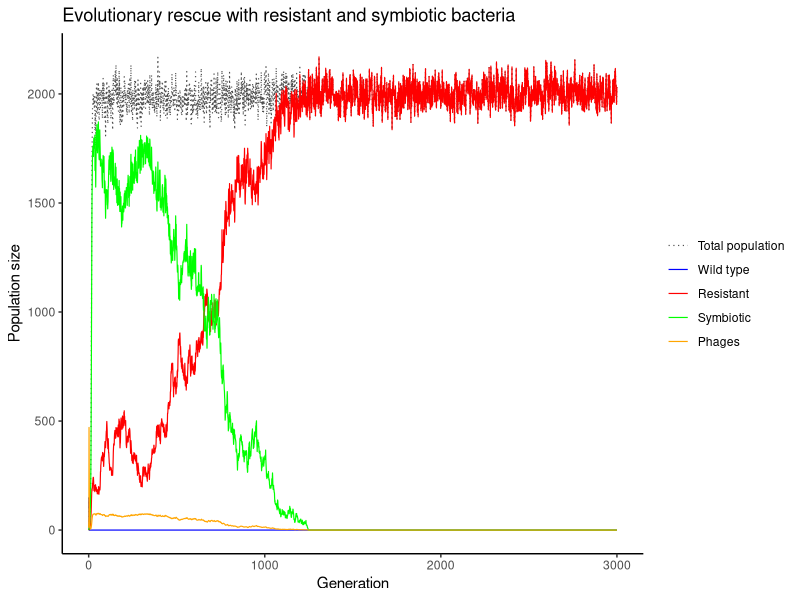

Generate this figure with R: (Note: this script raises an error after producing the figure.)
## ---- chunk 1
simulate_one_gen <- function(N_wt, N_r, N_s, N_p, infection_prob, induction_prob, symbiosis_prob, mut_rate, cost_r, growth_rate, K, P_decline, P_prod) {
   
  N_tot <- N_wt + N_r + N_s
  
  # intrinsic growth without losses
  r0 <- growth_rate - 1
  
  # growth rate of each type minus its specific loss 
  rho_wt <- r0 - infection_prob * N_p # includes phage population effect
  rho_r <- r0 - cost_r
  rho_s <- r0 - induction_prob
  
  # logistic growth: crowding reduces all types by the same amount --> note that deleterious effect is less strong on wt at lower density --> could exist longer at lower K
  mean_wt <- N_wt * max(0, 1 + rho_wt - r0 * N_tot / K)
  mean_r <- N_r * max(0, 1 + rho_r - r0 * N_tot / K)
  mean_s <- N_s * max(0, 1 + rho_s - r0 * N_tot / K)
  
  # Claude input: offspring (Poisson)
  offsp_wt <- rpois(1, mean_wt)
  offsp_r  <- rpois(1, mean_r)
  offsp_s  <- rpois(1, mean_s)
  
  # wt bacteria (offspring) either get infected (& die) or do symbiosis or stay 
  prob_r = mut_rate
  prob_s = min(symbiosis_prob * N_p, 1 - prob_r) # includes phage population effect
  prob_wt <- max(0,1 - prob_r - prob_s)
  
  outcome <- rmultinom(1,offsp_wt,c(prob_r, prob_s, prob_wt))
  
  n_resistant <- outcome[1]
  n_symbiotic <- outcome[2]
  n_wt <- outcome[3]
  
  # Claude input: new population sizes of wild type, resistant and symbiotes
  N_wt_new <- n_wt
  N_r_new  <- offsp_r + n_resistant
  N_s_new  <- offsp_s + n_symbiotic
  
  # phage population growth
  infections = min(N_wt, infection_prob * N_p * N_wt)
  inductions = induction_prob * N_s
  P_new = N_p * (1 + P_decline) + P_prod * (infections + inductions)

  return(c(N_wt_new, N_r_new, N_s_new, P_new))
}


# Test the function
N_wt <- 1000
N_r <- 0
N_s <- 0
N_p <- 5
infection_prob <- 0.0005
induction_prob <- 0.001
symbiosis_prob <-0
cost_r <- 0.1
growth_rate <- 1.5
mut_rate <- 0.1
K <- 2000
P_decline <- -0.5
P_prod <- 1



print(simulate_one_gen(N_wt, N_r, N_s, N_p, infection_prob, induction_prob, symbiosis_prob, mut_rate, cost_r, growth_rate, K, P_decline, P_prod))
## ---- chunk 2
simulate_pop <- function(N_init_wt, N_init_r, N_init_s, N_init_p, infection_prob, induction_prob, symbiosis_prob, mut_rate, cost_r, growth_rate, t_max, K, P_decline, P_prod) {
 
  
  # Create the vector in which to save the results
  pop_vector <- c(N_init_wt, N_init_r, N_init_s, N_init_p)
  # initiate the variables
  pop_new <- c(N_init_wt, N_init_r, N_init_s, N_init_p) 

  # run the simulation until generation t_max
  for (i in 1:t_max) {
    # redefine the current population one generation later
    pop_new <- simulate_one_gen(pop_new[1],pop_new[2], pop_new[3], pop_new[4], infection_prob, induction_prob, symbiosis_prob, mut_rate, cost_r, growth_rate, K, P_decline, P_prod)
    # add the new population sizes to the output vector
    pop_vector <- rbind(pop_vector,pop_new)
    # condition to stop the simulation before t_max: the bacteria population goes extinct
    if (pop_new[1]+pop_new[2]+pop_new[3]==0) break
  }
  
  # define the row and column names of the output vector
  rownames(pop_vector) <- (0:t_max)[1:length(pop_vector[,1])] # note that the vector has to be cut if the simulation stopped early
  colnames(pop_vector) <- c("wt","r", "s", "p")
  # return the result
  return(pop_vector)	
}


# Test the function and plot the result
# set t_max to a value to be used througout
max_gen <- 3000

N_init_wt <- 100
N_init_r <- 0
N_init_s <- 0
N_init_p <- 10
infection_prob <- 0.02
symbiosis_prob <- 0.002 
growth_rate <- 1.5
mut_rate <- 0.003 
K <- 2000
P_decline <- -0.5
P_prod <- 3
# set parameters to vary
induction_prob = 0.007 #steps of 0.003
cost_r = 0.0000005

set.seed(54)
# create your simulation data
output <- simulate_pop(N_init_wt, N_init_r, N_init_s, N_init_p, infection_prob, induction_prob, symbiosis_prob, mut_rate, cost_r, growth_rate, max_gen, K, P_decline, P_prod)
# show the last few lines of the data table
print(tail(output))


# plot the output - note that the plot range and the x axis have to be adjusted based on the length of the table
# determine x axis range 
x_range <- 0:(length(output[,1])-1)

# plotting with ggplot
library(ggplot2)
library(tidyr)
library(dplyr)
library(tibble)

# Convert simulation output into a data frame
output_df <- as.data.frame(output) %>%
  mutate(Generation = as.numeric(rownames(output))) %>%
  mutate(Total = wt + r + s) 

# Reshape data for ggplot
plot_data <- output_df %>%
  pivot_longer(
    cols = c(Total, wt, r, s, p),
    names_to = "Population",
    values_to = "Size"
  ) %>%
  mutate(
    Population = factor(
      Population,
      levels = c("Total", "wt", "r", "s", "p"),
      labels = c(
        "Total population",
        "Wild type",
        "Resistant",
        "Symbiotic",
        "Phages"
      )
    )
  )


# Plot population trajectories
ggplot(
  plot_data,
  aes(
    x = Generation,
    y = Size,
    colour = Population,
    linetype = Population,
    alpha = Population
  )
) +
  geom_line(linewidth = 0.4) +
  scale_colour_manual(
    values = c(
      "Total population" = "black",
      "Wild type" = "blue",
      "Resistant" = "red",
      "Symbiotic" = "green",
      "Phages" = "orange"
    )
  ) +
  scale_linetype_manual(
    values = c(
      "Total population" = "dotted",
      "Wild type" = "solid",
      "Resistant" = "solid",
      "Symbiotic" = "solid",
      "Phages" = "solid"
    )
  ) +
  scale_alpha_manual(
    values = c(
      "Total population" = 0.7,
      "Wild type" = 1,
      "Resistant" = 1,
      "Symbiotic" = 1,
      "Phages" = 1
    )
  ) +
  labs(
    x = "Generation",
    y = "Population size",
    colour = NULL,
    linetype = NULL,
    alpha = NULL
  ) +
  ggtitle("Evolutionary rescue with resistant and symbiotic bacteria") +
  theme_classic() +
  theme(
    legend.position = "right",
    legend.justification = "center",
    legend.background = element_blank()
  )

## ---- chunk 3
# set some parameters to fixed values
max_gen <- 1000
N_init_wt <- 100
N_init_r <- 0
N_init_s <- 0
N_init_p <- 10
infection_prob <- 0.02
symbiosis_prob <- 0.004 
growth_rate <- 1.5
mut_rate <- 0.003 
K <- 1000
P_decline <- -0.5
P_prod <- 3

# determine how often to run the simulation for each set of parameters
no_replicates <- 100

# set parameters to vary
induction_prob = c(0.004, 0.007, 0.01) #steps of 0.003
cost_r = c(0.000005, 0.00001, 0.000015) #steps of 0.000005

# initialize data table - where to collect the results
data_table <- c()
# run the simulation across all chosen parameters
# loop over decay rates
for(ival in induction_prob){
  # loop over selection coefficients
  for(cval in cost_r){
    # different way of running many simulations: make replicates using "repeat" function with a counter i
    # reset counter
    i<-1
    repeat {
      # increase counter by one
      i<-i+1
      # run the simulation once
      one_run <- simulate_pop(N_init_wt, N_init_r, N_init_s, N_init_p, infection_prob, induction_prob, symbiosis_prob, mut_rate, cost_r, growth_rate, max_gen, K, P_decline, P_prod)
      # determine total population sizes
      #  total_size <- one_run[,1]+one_run[,2]+one_run[,3]
      
      
      
      # determine minimum population size
      min_size <- min(total_size)
      # determine (first) generation at which this population size occurred
      min_gen <- as.numeric(which(total_size==min_size)[1])
      # enter the data into the table
      data_table <- rbind(data_table,c(rval,sval,min_gen,min_size)) # note that we add the varying parameters (decay rate and selection coefficient) to the table too
      # stop the repeated computation after no_replicates times
      if(i>no_replicates) break
    }
  }
}
# define column names of data table
colnames(data_table) <- c("r","s","min_gen","no_min")
# show the first lines of the output
print(head(data_table))
## ---- chunk 4
# set some parameters to fixed values
max_gen <- 2500
N_init_wt <- 100
N_init_r <- 0
N_init_s <- 0
N_init_p <- 10
infection_prob <- 0.02
symbiosis_prob <- 0.002 
growth_rate <- 1.5
mut_rate <- 0.003 
K <- 2000
P_decline <- -0.5
P_prod <- 3

# determine how often to run the simulation for each set of parameters
no_replicates <- 100

# set parameters to vary
induction_prob = 0.007 #steps of 0.003
cost_r = c(0.0000005, 0.000001, 0.0000015) #steps of 0.0000005 --> change this to steps of 0.000001

# initialize data table - where to collect the results
 data_table <- c()

 # set seed for reproducibility
 # set.seed(10)

# run the simulation across  chosen parameter: cost_r
  # loop over selection coefficients
  for(cval in cost_r){
    # different way of running many simulations: make replicates using "repeat" function with a counter i
    # reset counter
    i<-1
    repeat {
      # increase counter by one
      i<-i+1
      set.seed(i)
      seed = i
      # run the simulation once with changing parameter
      one_run <- simulate_pop(N_init_wt, N_init_r, N_init_s, N_init_p, infection_prob, induction_prob, symbiosis_prob, mut_rate, cval, growth_rate, max_gen, K, P_decline, P_prod)
      
      # Record population sizes at the final simulated generation
      final_sizes <- as.numeric(tail(one_run, 1))
      
      # add current result of current iteration to datatable
      data_table <- rbind(data_table,c(cval,final_sizes[1],final_sizes[2],final_sizes[3],final_sizes[4], seed )) # note that we add the varying parameters to the table too

     # note that we add the varying parameters to the table too
      # stop the repeated computation after no_replicates times
      if(i>no_replicates) break
    }
}
# define column names of data table
colnames(data_table) <- c("cost_r", "wt", "r", "s", "p", "seed")
# show the first lines of the output
print(head(data_table))


## determine outcomes
# convert to dataframe
outcomes = as.data.frame(data_table)
outcomes$outcome <- NA_character_

for (i in seq_len(nrow(outcomes))) {
  wt <- outcomes[i, "wt"]
  r  <- outcomes[i, "r"]
  s  <- outcomes[i, "s"]
  seed = outcomes [i, "seed"]

  if (wt == 0 & r == 0 & s == 0) {
    outcomes$outcome[i] <- "extinction"
  } else if (wt > 0 & r == 0 & s == 0) {
    outcomes$outcome[i] <- "wt wins"
  } else if (r > 0 & wt == 0 & s == 0) {
    outcomes$outcome[i] <- "r wins"
  } else if (s > 0 & wt == 0 & r == 0) {
    outcomes$outcome[i] <- "s wins"
  } else {
    outcomes$outcome[i] <- "coexistence"
  }
}

print(head(outcomes))


## plot outcomes

# treat cost_r as a categorical axis (only three values)
outcomes$cost_r <- factor(outcomes$cost_r)

# fix the order of the five outcomes so colours are consistent
outcomes$outcome <- factor(outcomes$outcome,
  levels = c("extinction", "wt wins", "r wins", "s wins", "coexistence"))

# barplot
ggplot(outcomes, aes(x = cost_r, fill = outcome)) +
  geom_bar(position = "fill") +
  scale_y_continuous(labels = scales::percent) +
  scale_fill_manual(values = c("extinction"  = "grey50",
                               "wt wins"     = "#E69F00",
                               "r wins"      = "#0072B2",
                               "s wins"      = "#009E73",
                               "coexistence" = "#CC79A7"),
                    drop = FALSE) +
  labs(x = "Cost of resistance (cost_r)", y = "Proportion of replicates", fill = "Outcome") +
  theme_minimal()

# # beeswarm
# install.packages("ggbeeswarm")
# library(ggplot2)
# library(ggbeeswarm)
# 
# 
# library(ggplot2)
# 
# 
# 
# pal <- c("extinction"  = "grey50",
#          "wt wins"     = "#E69F00",
#          "r wins"      = "#0072B2",
#          "s wins"      = "#009E73",
#          "coexistence" = "#CC79A7")
# 
# counts <- as.data.frame(table(cost_r = outcomes$cost_r, outcome = outcomes$outcome))
# 
# ggplot(counts, aes(x = cost_r, y = Freq, colour = outcome)) +
#   geom_point(position = position_dodge(width = 0.6), size = 4) +
#   scale_colour_manual(values = pal) +
#   labs(x = "Cost of resistance (cost_r)",
#        y = "Number of occurrences",
#        colour = "Outcome") +
#   theme_minimal()
#  
